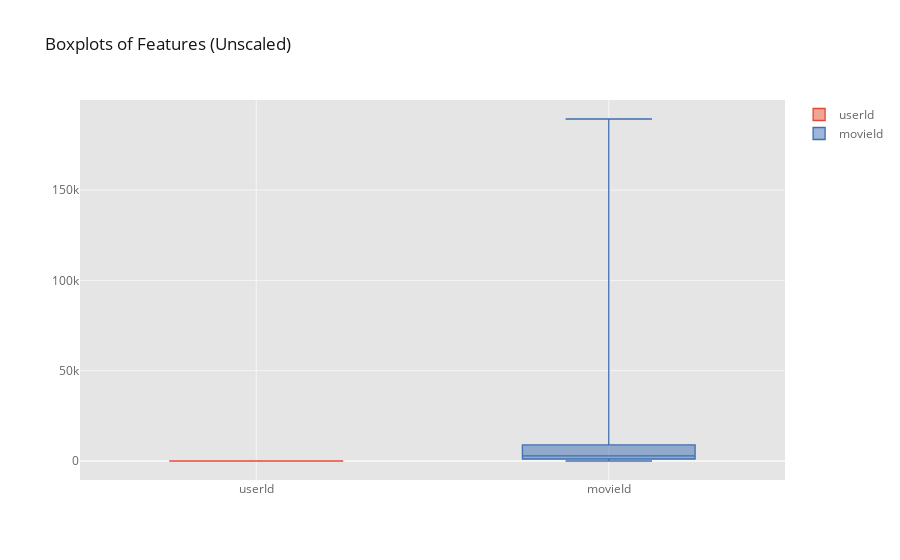

Notebook cell for this chart:
### Code cell
# using plotly to plot the boxplot
df_test[:1000].iplot(kind='box', title="Boxplots of Features (Unscaled)")

### Figure 1 — Plotly figure (JSON) as saved in the notebook; plotly's stock layout.template omitted (floating-point values rounded to 4 significant figures; data arrays with more than 128 entries replaced by an {"elided": "..."} marker saying what was removed)
{"data": [{"boxpoints": false, "line": {"width": 1.3}, "marker": {"color": "rgba(226, 74, 51, 1.0)"}, "name": "userId", "orientation": "v", "type": "box", "y": {"elided": "1000 int values"}}, {"boxpoints": false, "line": {"width": 1.3}, "marker": {"color": "rgba(62, 111, 176, 1.0)"}, "name": "movieId", "orientation": "v", "type": "box", "y": {"elided": "1000 int values"}}], "layout": {"legend": {"bgcolor": "#FFFFFF", "font": {"color": "#666666"}}, "paper_bgcolor": "#FFFFFF", "plot_bgcolor": "#E5E5E5", "title": {"font": {"color": "#151516"}, "text": "Boxplots of Features (Unscaled)"}, "xaxis": {"gridcolor": "#F6F6F6", "showgrid": true, "tickfont": {"color": "#666666"}, "title": {"font": {"color": "#666666"}, "text": ""}, "zerolinecolor": "#F6F6F6"}, "yaxis": {"gridcolor": "#F6F6F6", "showgrid": true, "tickfont": {"color": "#666666"}, "title": {"font": {"color": "#666666"}, "text": ""}, "zerolinecolor": "#F6F6F6"}}}
